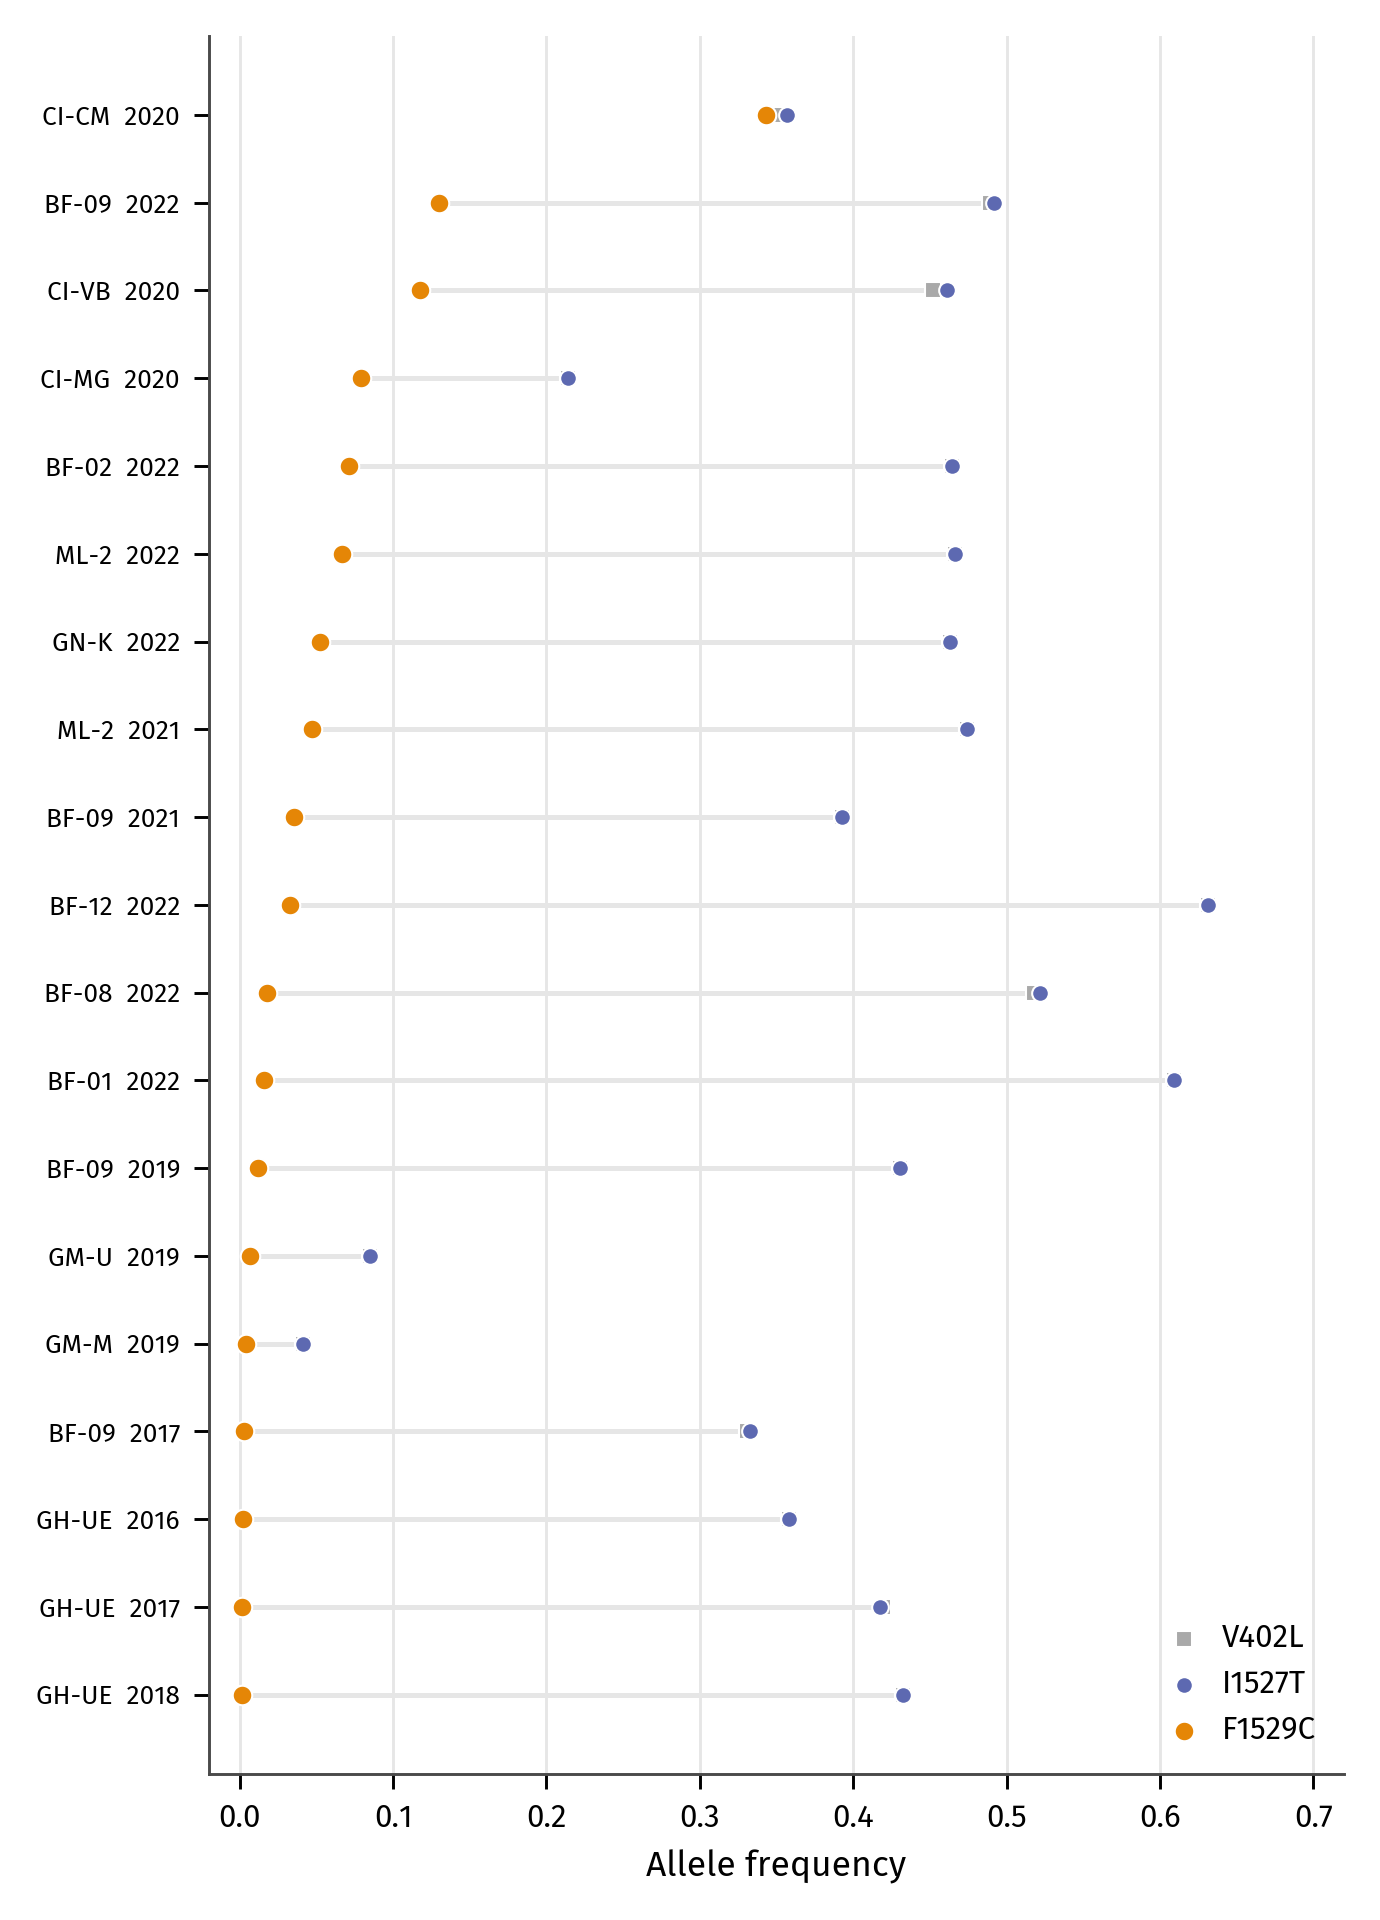

This figure's Python source:
"""Supplementary figure — Vgsc allele frequencies in every An. coluzzii cohort with F1529C.

One row per admin1 x year cohort (>= 10 samples) carrying F1529C, ordered by its frequency, with
V402L (G>T plus G>C), I1527T and F1529C frequencies. F1529C is never above I1527T.

Input: results/f1529c/vgsc_aa_frequencies.csv (script 01 in analysis/f1529c).
"""


import matplotlib as mpl
import matplotlib.font_manager as fm
import matplotlib.pyplot as plt
import numpy as np
import pandas as pd
from bouake.paths import REPO, FONT_DIR

RESULTS = REPO / "results" / "f1529c"
OUT = REPO / "figures_ms"
INK, GRID = "#1a1a1a", "#e6e6e6"
CHANGE_COLOUR = {"V402L": "#a9a9a9", "I1527T": "#5D69B1", "F1529C": "#E58606"}

for ttf in FONT_DIR.glob("FiraSans-*.ttf"):
    fm.fontManager.addfont(str(ttf))
mpl.rcParams.update({
    "font.family": "Fira Sans", "font.size": 8, "axes.labelsize": 8.5, "xtick.labelsize": 7.5,
    "ytick.labelsize": 7.5, "axes.linewidth": 0.7, "xtick.major.width": 0.7,
    "ytick.major.width": 0.7, "axes.edgecolor": "#4a4a4a", "svg.fonttype": "none", "figure.dpi": 150,
})


def tidy(ax) -> None:
    for spine in ("top", "right"):
        ax.spines[spine].set_visible(False)


def panel_a(*, ax, frequencies: pd.DataFrame) -> None:
    """Cohorts with any F1529C, as paired dots per change."""
    cohorts = frequencies[(frequencies["taxon"] == "coluzzii") & (frequencies["count_F1529C"] > 0)]
    cohorts = cohorts.sort_values("frq_F1529C").reset_index(drop=True)
    y = np.arange(len(cohorts))
    for change, marker in (("V402L", "s"), ("I1527T", "o"), ("F1529C", "o")):
        ax.scatter(cohorts[f"frq_{change}"], y, s=22 if change == "F1529C" else 16,
                   color=CHANGE_COLOUR[change], marker=marker, zorder=3, label=change,
                   edgecolor="white", linewidth=0.5)
    ax.hlines(y, cohorts["frq_F1529C"], cohorts["frq_I1527T"], color=GRID, lw=1.2, zorder=1)
    ax.set_yticks(y)
    ax.set_yticklabels([f"{r.admin1_iso}  {int(r.year)}" for r in cohorts.itertuples()], fontsize=6.3)
    ax.set_xlim(-0.02, 0.72)
    ax.set_xlabel("Allele frequency")
    ax.grid(axis="x", color=GRID, lw=0.7, zorder=0)
    ax.legend(frameon=False, loc="lower right", fontsize=7.5, handletextpad=0.2)
    tidy(ax)


def build() -> None:
    frequencies = pd.read_csv(RESULTS / "vgsc_aa_frequencies.csv")
    fig, ax = plt.subplots(figsize=(4.6, 6.4))
    panel_a(ax=ax, frequencies=frequencies)
    fig.tight_layout()
    fig.savefig(OUT / "figure_f1529c_cohorts.png", dpi=300)
    fig.savefig(OUT / "figure_f1529c_cohorts.svg")


if __name__ == "__main__":
    build()
